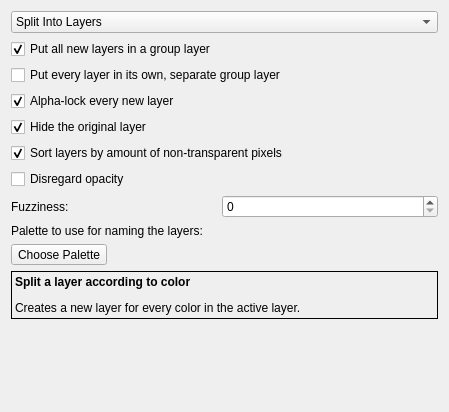
<?xml version="1.0" encoding="utf-8"?>
<ui version="4.0">
 <author>
    SPDX-FileCopyrightText: none
    SPDX-License-Identifier: GPL-3.0-or-later
  </author>
 <class>WdgLayerSplit</class>
 <widget class="QWidget" name="WdgLayerSplit">
  <property name="geometry">
   <rect>
    <x>0</x>
    <y>0</y>
    <width>449</width>
    <height>412</height>
   </rect>
  </property>
  <property name="windowTitle">
   <string>Image Size</string>
  </property>
  <layout class="QVBoxLayout" name="verticalLayout">
   <item>
    <layout class="QFormLayout" name="formLayout">
     <property name="fieldGrowthPolicy">
      <enum>QFormLayout::AllNonFixedFieldsGrow</enum>
     </property>
     <item column="0" row="1">
      <widget class="QCheckBox" name="chkCreateGroupLayer">
       <property name="text">
        <string>Put all new layers in a group layer</string>
       </property>
       <property name="checked">
        <bool>true</bool>
       </property>
      </widget>
     </item>
     <item colspan="2" column="0" row="2">
      <widget class="QCheckBox" name="chkSeparateGroupLayers">
       <property name="text">
        <string>Put every layer in its own, separate group layer</string>
       </property>
      </widget>
     </item>
     <item column="0" row="3">
      <widget class="QCheckBox" name="chkAlphaLock">
       <property name="text">
        <string>Alpha-lock every new layer</string>
       </property>
       <property name="checked">
        <bool>true</bool>
       </property>
      </widget>
     </item>
     <item column="0" row="4">
      <widget class="QCheckBox" name="chkHideOriginal">
       <property name="text">
        <string>Hide the original layer</string>
       </property>
       <property name="checked">
        <bool>true</bool>
       </property>
      </widget>
     </item>
     <item colspan="2" column="0" row="5">
      <widget class="QCheckBox" name="chkSortLayers">
       <property name="text">
        <string>Sort layers by amount of non-transparent pixels</string>
       </property>
       <property name="checked">
        <bool>true</bool>
       </property>
      </widget>
     </item>
     <item column="0" row="6">
      <widget class="QCheckBox" name="chkDisregardOpacity">
       <property name="text">
        <string>Disregard opacity</string>
       </property>
      </widget>
     </item>
     <item column="0" row="7">
      <widget class="QLabel" name="label_3">
       <property name="text">
        <string>Fuzziness:</string>
       </property>
       <property name="buddy">
        <cstring>intFuzziness</cstring>
       </property>
      </widget>
     </item>
     <item column="1" row="7">
      <widget class="KisSliderSpinBox" name="intFuzziness" native="true"/>
     </item>
     <item colspan="2" column="0" row="8">
      <widget class="QLabel" name="label_2">
       <property name="text">
        <string>Palette to use for naming the layers:</string>
       </property>
      </widget>
     </item>
     <item colspan="2" column="0" row="9">
      <widget class="KisPopupButton" name="paletteChooser">
       <property name="text">
        <string>Choose Palette</string>
       </property>
      </widget>
     </item>
     <item colspan="2" column="0" row="0">
      <widget class="QComboBox" name="cmbMode">
       <item>
        <property name="text">
         <string>Split Into Layers</string>
        </property>
       </item>
       <item>
        <property name="text">
         <string>Split Into Local Selection Masks</string>
        </property>
       </item>
      </widget>
     </item>
    </layout>
   </item>
   <item>
    <widget class="QLabel" name="label">
     <property name="frameShape">
      <enum>QFrame::Box</enum>
     </property>
     <property name="text">
      <string>&lt;html&gt;&lt;head/&gt;&lt;body&gt;&lt;p&gt;&lt;span style=&quot; font-weight:600;&quot;&gt;Split a layer according to color&lt;/span&gt;&lt;/p&gt;&lt;p&gt;Creates a new layer for every color in the active layer.&lt;/p&gt;&lt;/body&gt;&lt;/html&gt;</string>
     </property>
     <property name="textFormat">
      <enum>Qt::RichText</enum>
     </property>
     <property name="alignment">
      <set>Qt::AlignLeading|Qt::AlignLeft|Qt::AlignTop</set>
     </property>
     <property name="wordWrap">
      <bool>true</bool>
     </property>
    </widget>
   </item>
   <item>
    <spacer name="verticalSpacer">
     <property name="orientation">
      <enum>Qt::Vertical</enum>
     </property>
     <property name="sizeHint" stdset="0">
      <size>
       <width>20</width>
       <height>40</height>
      </size>
     </property>
    </spacer>
   </item>
  </layout>
 </widget>
 <customwidgets>
  <customwidget>
   <class>KisPopupButton</class>
   <extends>QToolButton</extends>
   <header>KisPopupButton.h</header>
  </customwidget>
  <customwidget>
   <class>KisSliderSpinBox</class>
   <extends>QSpinBox</extends>
   <header location="global">kis_slider_spin_box.h</header>
   <container>1</container>
  </customwidget>
 </customwidgets>
 <tabstops>
  <tabstop>chkCreateGroupLayer</tabstop>
  <tabstop>chkSeparateGroupLayers</tabstop>
  <tabstop>chkAlphaLock</tabstop>
  <tabstop>chkHideOriginal</tabstop>
  <tabstop>chkSortLayers</tabstop>
 </tabstops>
 <resources/>
 <connections/>
</ui>
